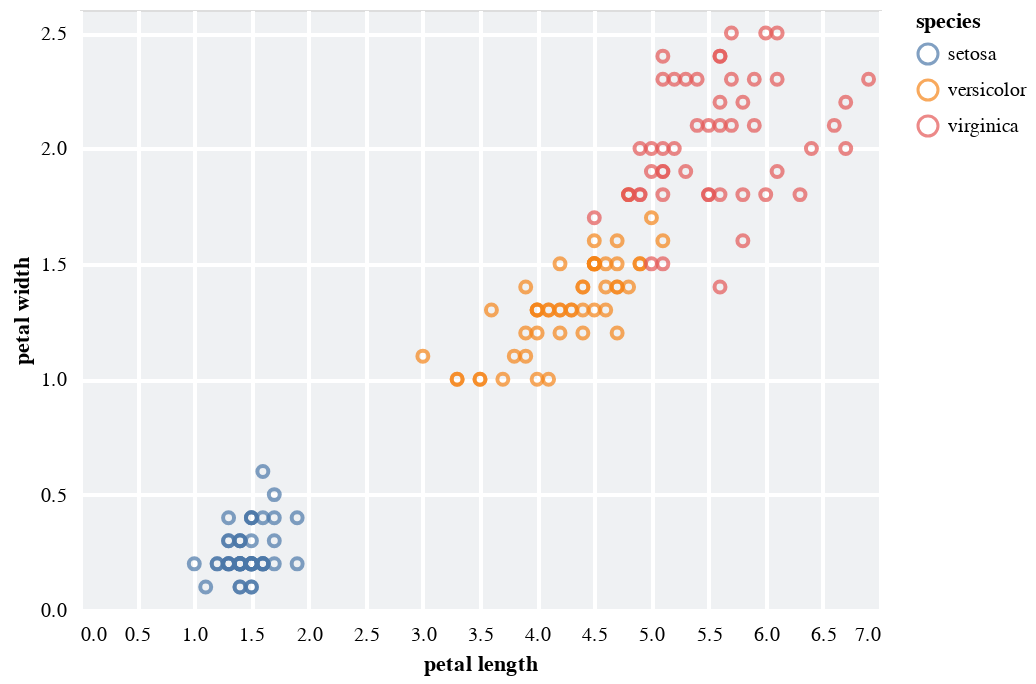

The notebook cell this image was saved under:
### Code cell
import altair as alt
from vega_datasets import data
pboc = alt.Config(view={'fill':'#E3DCD1'}, 
                  axis={'gridColor':'#ffffff', 'gridWidth':1, 'gridOpacity':0.75,
                       'domain':False, 'tickColor': '#ffffff', 
                        'labelFont':'Lucida Sans Unicode', 'titleFont':'Lucida Sans Unicode',
                       'titleFontWeight': 'normal'},
                 text={'font':'Lucida Sans Unicode', 'fontWeight': 'normal'},
                 legend={'titleFont': 'Lucida Sans Unicode',
                        'labelFont':'Lucida Sans Unicode', 'titleFontWeight': 'normal'})

custom = alt.Config(view={'fill':'#eff1f3'}, 
                    axis={'gridColor': '#ffffff', 'gridWidth': 2, 'domain':False, 'tickColor': '#FFFFFF',
                         'labelFont': 'Helvetica', 'titleFont':'Helvetica', 
                         'titleFontWeight': 'bold'})
                    
                   

# for the notebook only (not for JupyterLab) run this command once per session

iris = data.iris()

means = alt.Chart(iris).mark_point().encode(
    x=alt.X('petalLength', title='petal length'),
    y=alt.Y('petalWidth', title='petal width'),
    color='species').interactive()
errs = alt.Chart()

### Figure 1 — Vega-Lite specification as saved in the notebook (floating-point values rounded to 4 significant figures; data arrays with more than 128 entries replaced by an {"elided": "..."} marker saying what was removed)
{"$schema": "https://vega.github.io/schema/vega-lite/v2.4.1.json", "config": {"axis": {"domain": false, "gridColor": "#ffffff", "gridWidth": 2, "labelFont": "Helvetica", "tickColor": "#FFFFFF", "titleFont": "Helvetica", "titleFontWeight": "bold"}, "view": {"fill": "#eff1f3", "height": 300, "width": 400}}, "data": {"values": {"elided": "150 records"}}, "encoding": {"color": {"field": "species", "type": "nominal"}, "x": {"field": "petalLength", "title": "petal length", "type": "quantitative"}, "y": {"field": "petalWidth", "title": "petal width", "type": "quantitative"}}, "mark": "point", "selection": {"selector001": {"bind": "scales", "encodings": ["x", "y"], "type": "interval"}}}
